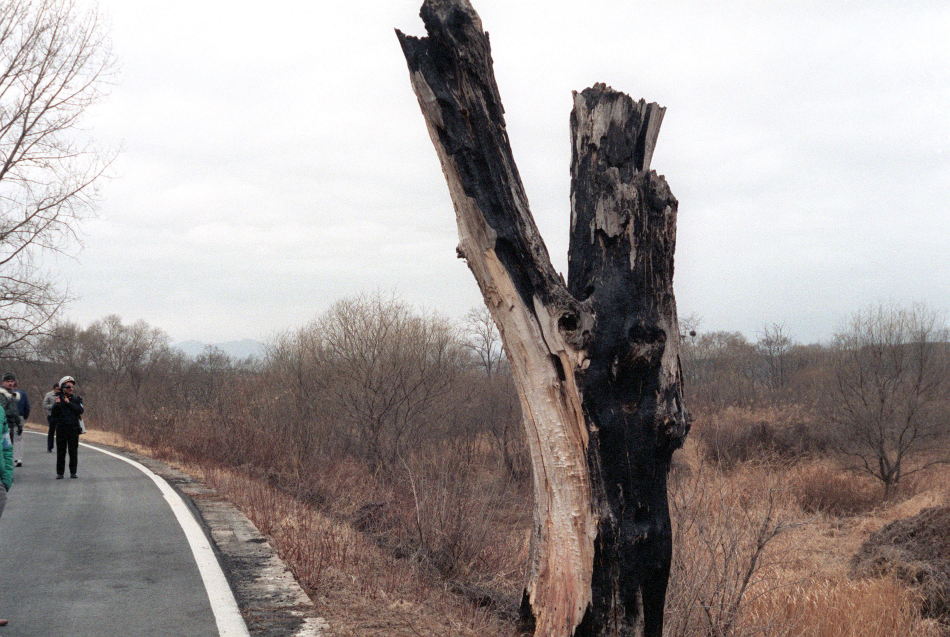
#> input picture learning-videos/shorts-experiments/paul-bunyan-1976/assets/raw_dmz_tree.jpg, 2850 x 1910 px, found by its file name (shown at 1/3 size); the run also reads 1 picture not shown here
$ python generate_assets.py
#> lines starting #> are read from the running program, lines starting #| are printed output that depends on the picture; after the words box and inside, x2 and y2 are one past the last pixel; in counts of white or black regions, pixels touching at a corner belong together
import os
import math
from PIL import Image, ImageDraw, ImageFont, ImageFilter

ASSET_DIR = "D:/PERSONAL PROJECT/IR-study-companion/learning-videos/shorts-experiments/paul-bunyan-1976/assets"
os.makedirs(ASSET_DIR, exist_ok=True)

def apply_90s_sticker_fx(base_img, outline_width=14, shadow_offset=(16, 16), shadow_blur=16, shadow_alpha=180):
    """Adds mandatory @90secondslab white contour outline and 135 deg soft shadow to an RGBA image."""
    pad = outline_width * 2 + 40
    w, h = base_img.size
    new_w = w + pad * 2
    new_h = h + pad * 2

    alpha = base_img.split()[3]

    # 1. Stroke mask via dilation
    stroke_mask = Image.new("L", (new_w, new_h), 0)
    for dx in range(-outline_width, outline_width + 1):
        for dy in range(-outline_width, outline_width + 1):
            if dx*dx + dy*dy <= outline_width * outline_width:
                stroke_mask.paste(alpha, (pad + dx, pad + dy), alpha)

    # 2. Soft Drop Shadow
    shadow_img = Image.new("RGBA", (new_w, new_h), (0, 0, 0, 0))
    shadow_mask = stroke_mask.filter(ImageFilter.GaussianBlur(shadow_blur))
    shadow_fill = Image.new("RGBA", (new_w, new_h), (8, 12, 20, shadow_alpha))
    shadow_img.paste(shadow_fill, shadow_offset, shadow_mask)

    # 3. Solid White Contour Stroke
    stroke_img = Image.new("RGBA", (new_w, new_h), (255, 255, 255, 255))

    # 4. Composite: Shadow -> White Stroke -> Original Object
    comp = Image.new("RGBA", (new_w, new_h), (0, 0, 0, 0))
    comp.alpha_composite(shadow_img)
    comp.paste(stroke_img, (0, 0), stroke_mask)
    comp.paste(base_img, (pad, pad), base_img)
    return comp

def draw_hook_ladder_sticker(text, bg_color, text_color, tilt=0):
    """Hook ladder block with 0-blur hard shadow per @90secondslab standard."""
#> called with text = 'THE DEADLIEST', bg_color = (12, 16, 24), text_color = (255, 230, 0), tilt = 2
    w, h = 880, 150
    img = Image.new("RGBA", (w, h), (0, 0, 0, 0))
#> img: PIL image 880x150 RGBA; every value is 0
    draw = ImageDraw.Draw(img)

    # 0-blur hard shadow offset (12px, 12px)
    draw.rounded_rectangle([18, 18, w - 18, h - 18], radius=16, fill=(10, 14, 22, 245))
    # Main block
    draw.rounded_rectangle([10, 10, w - 26, h - 26], radius=16, fill=bg_color)
    # White outline
    draw.rounded_rectangle([10, 10, w - 26, h - 26], radius=16, outline=(255, 255, 255), width=8)

    try:
        font = ImageFont.truetype("C:/Windows/Fonts/arialbd.ttf", 64)
    except:
        font = ImageFont.load_default()

    bbox = draw.textbbox((0, 0), text, font=font)
#> bbox = (-1, 12, 506, 61)
    tw, th = bbox[2] - bbox[0], bbox[3] - bbox[1]
#> tw = 507; th = 49
    tx = (w - 26 - tw) // 2 + 10
#> tx = 183
    ty = (h - 26 - th) // 2 + 4
#> ty = 41
    draw.text((tx, ty), text, font=font, fill=text_color)

    if tilt != 0:
        img = img.rotate(tilt, resample=Image.Resampling.BICUBIC, expand=True)
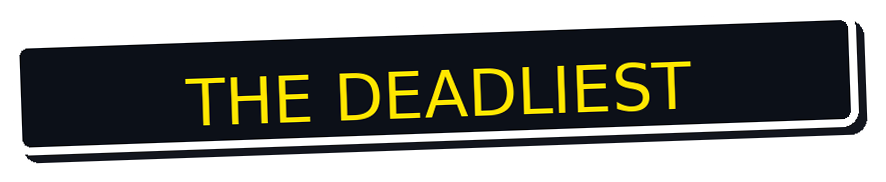
#> img: PIL image 886x182 RGBA; mean R, G, B, A 41.4, 42.4, 36.3, 164.7; transparent parts drawn white
#> call 2 of draw_hook_ladder_sticker, with text = 'TREE TRIMMING', bg_color = (193, 18, 31), text_color = (255, 255, 255), tilt = -3
#> in draw_hook_ladder_sticker (call 2), `bbox = draw.textbbox((0, 0), text, font=font)`: bbox = (-1, 12, 514, 61)
#> in draw_hook_ladder_sticker (call 2), `tw, th = bbox[2] - bbox[0], bbox[3] - bbox[1]`: tw = 515
#> in draw_hook_ladder_sticker (call 2), `tx = (w - 26 - tw) // 2 + 10`: tx = 179
#> in draw_hook_ladder_sticker (call 2), `img = img.rotate(tilt, resample=Image.Resampling.BICUBIC, expand=True)`:
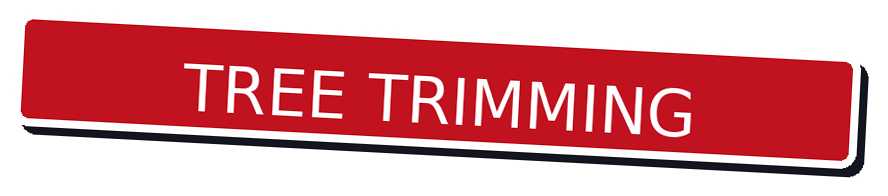
#> img: PIL image 888x196 RGBA; mean R, G, B, A 116.6, 41.9, 47.7, 152.6; transparent parts drawn white
    return img

def create_archival_photo_card(raw_photo_path, title_main, title_sub, stamp_text="DECLASSIFIED", accent_color=(200, 35, 40)):
    """Creates a tactile archival dossier card with photo, tape, stamp, and white stroke."""
#> called with title_main = 'DMZ POPLAR TREE (1976)', title_sub = 'OBJECT OF CONFLICT // JSA PANMUNJOM', stamp_text = 'EVIDENCE #01', accent_color = (180, 30, 30)
    w, h = 480, 620
    card = Image.new("RGBA", (w, h), (0, 0, 0, 0))
#> card: PIL image 480x620 RGBA; every value is 0
    draw = ImageDraw.Draw(card)

    # Aged dossier parchment card
    draw.rounded_rectangle([0, 0, w, h], radius=14, fill=(244, 240, 230, 255))

    # Load and crop photo
    if os.path.exists(raw_photo_path):
        photo = Image.open(raw_photo_path).convert("RGBA")
        target_pw, target_ph = 432, 450
        pratio = photo.width / photo.height
#> pratio = 1.49
        tratio = target_pw / target_ph
        if pratio > tratio:
            nh = target_ph
            nw = int(nh * pratio)
#> nw = 671
        else:
            nw = target_pw
            nh = int(nw / pratio)
        photo_res = photo.resize((nw, nh), Image.Resampling.LANCZOS)
        left = (nw - target_pw) // 2
#> left = 119
        top = (nh - target_ph) // 2
        photo_crop = photo_res.crop((left, top, left + target_pw, top + target_ph))
        card.paste(photo_crop, (24, 24))
    else:
        draw.rectangle([24, 24, 456, 474], fill=(50, 55, 65, 255))

    # Inner photo border
    draw.rectangle([24, 24, 456, 474], outline=(40, 45, 55, 160), width=2)

    # Red Declassified Stamp on photo corner
    draw.rounded_rectangle([32, 32, 220, 72], radius=6, fill=(185, 25, 30, 220))
    try:
        font_stamp = ImageFont.truetype("C:/Windows/Fonts/courbd.ttf", 22)
        font_name = ImageFont.truetype("C:/Windows/Fonts/arialbd.ttf", 28)
        font_sub = ImageFont.truetype("C:/Windows/Fonts/courbd.ttf", 20)
    except:
        font_stamp = ImageFont.load_default()
        font_name = ImageFont.load_default()
        font_sub = ImageFont.load_default()
    draw.text((44, 40), stamp_text, font=font_stamp, fill=(255, 255, 255))

    # Metadata labels
    draw.text((28, 492), title_main, font=font_name, fill=(18, 24, 38, 255))
    draw.text((28, 532), title_sub, font=font_sub, fill=accent_color)

    return apply_90s_sticker_fx(card, outline_width=12)
#> in apply_90s_sticker_fx, `stroke_mask = Image.new("L", (new_w, new_h), 0)`: stroke_mask: PIL image 608x748 L; every value is 0
#> in apply_90s_sticker_fx, `shadow_img = Image.new("RGBA", (new_w, new_h), (0, 0, 0, 0))`: shadow_img: PIL image 608x748 RGBA; every value is 0
#> in apply_90s_sticker_fx, `stroke_img = Image.new("RGBA", (new_w, new_h), (255, 255, 255, 255))`: stroke_img: PIL image 608x748 RGBA; every value is 255

def create_plane_cutout(raw_photo_path, label="B-52 STRATOFORTRESS"):
    """Extracts plane silhouette/cutout from photo and wraps in sticker contour."""
    # Load photo, crop to aircraft, create transparent cutout
    im = Image.open(raw_photo_path).convert("RGBA")
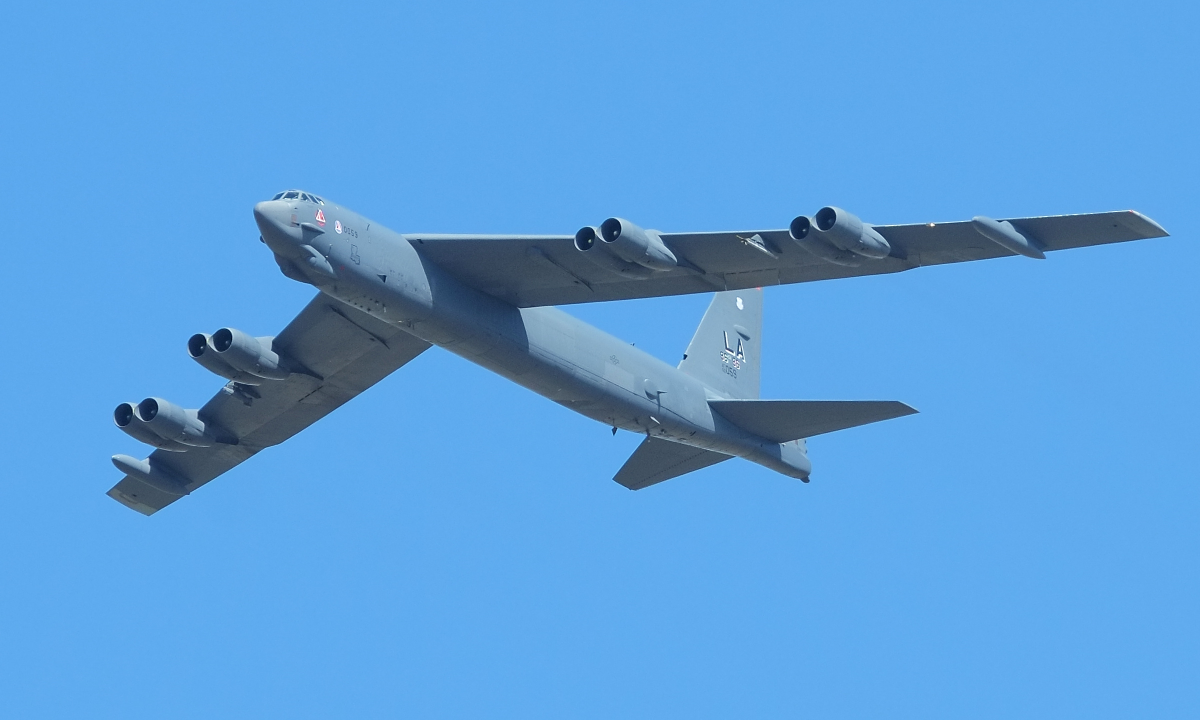
#> input picture learning-videos/shorts-experiments/paul-bunyan-1976/assets/raw_b52.jpg, 2400 x 1440 px, found by its file name (shown at 1/2 size)
    # Resize to workable width 700px
    ratio = 700 / im.width
#> ratio = 0.292
    im_res = im.resize((700, int(im.height * ratio)), Image.Resampling.LANCZOS)

    # For robust sticker without complex alpha thresholding, place in a sleek tactical cutout capsule
    card_w = 720
    card_h = int(im_res.height + 60)
#> card_h = 480
    cutout = Image.new("RGBA", (card_w, card_h), (0, 0, 0, 0))
#> cutout: PIL image 720x480 RGBA; every value is 0
    draw = ImageDraw.Draw(cutout)

    # Archival military plate backing
    draw.rounded_rectangle([0, 0, card_w, card_h], radius=16, fill=(22, 28, 38, 255))
    cutout.paste(im_res, (10, 10))
    draw.rounded_rectangle([10, 10, card_w - 10, card_h - 10], radius=12, outline=(255, 255, 255), width=3)

    # Tactical badge
    try:
        font_badge = ImageFont.truetype("C:/Windows/Fonts/arialbd.ttf", 26)
    except:
        font_badge = ImageFont.load_default()
    draw.text((24, card_h - 44), label, font=font_badge, fill=(245, 190, 40, 255))

    return apply_90s_sticker_fx(cutout, outline_width=14)
#> call 3 of apply_90s_sticker_fx, with outline_width = 14, shadow_offset = (16, 16), shadow_blur = 16, shadow_alpha = 180
#> in apply_90s_sticker_fx (call 3), `alpha = base_img.split()[3]`:
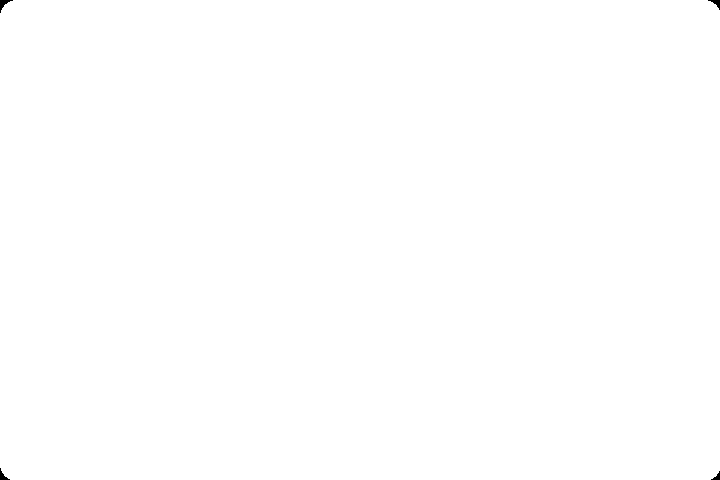
#> alpha: PIL image 720x480 L; 99.9% white; 4 black regions, box (x1, y1, x2, y2) and area: (0, 0, 13, 13) 61, (708, 0, 720, 10) 48, (0, 468, 10, 480) 48, (711, 471, 720, 480) 36
#> in apply_90s_sticker_fx (call 3), `stroke_mask = Image.new("L", (new_w, new_h), 0)`: stroke_mask: PIL image 856x616 L; every value is 0
#> after the loop in apply_90s_sticker_fx (call 3), `for dx in range(-outline_width, outline_width + 1):`:
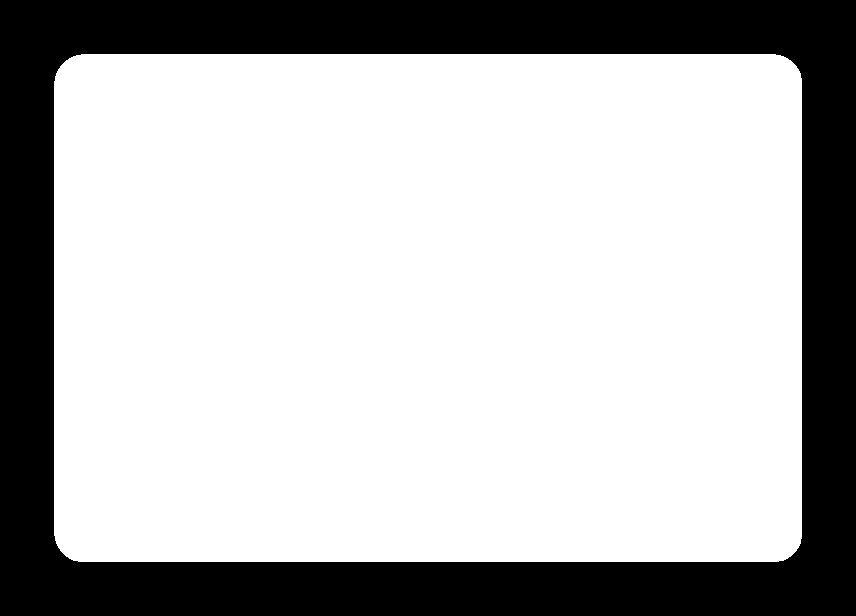
#> stroke_mask: PIL image 856x616 L; 71.9% white; 1 black region, box (x1, y1, x2, y2) and area: (0, 0, 856, 616) 148065
#> in apply_90s_sticker_fx (call 3), `shadow_img = Image.new("RGBA", (new_w, new_h), (0, 0, 0, 0))`: shadow_img: PIL image 856x616 RGBA; every value is 0
#> in apply_90s_sticker_fx (call 3), `stroke_img = Image.new("RGBA", (new_w, new_h), (255, 255, 255, 255))`: stroke_img: PIL image 856x616 RGBA; every value is 255

def create_carrier_cutout(raw_photo_path):
    return create_plane_cutout(raw_photo_path, label="USS MIDWAY (CV-41) BATTLE GROUP")

def create_f4_cutout(raw_photo_path):
    return create_plane_cutout(raw_photo_path, label="F-4E PHANTOM II // TACTICAL AIR COMMAND")
#> call 2 of create_plane_cutout, with label = 'F-4E PHANTOM II // TACTICAL AIR COMMAND'
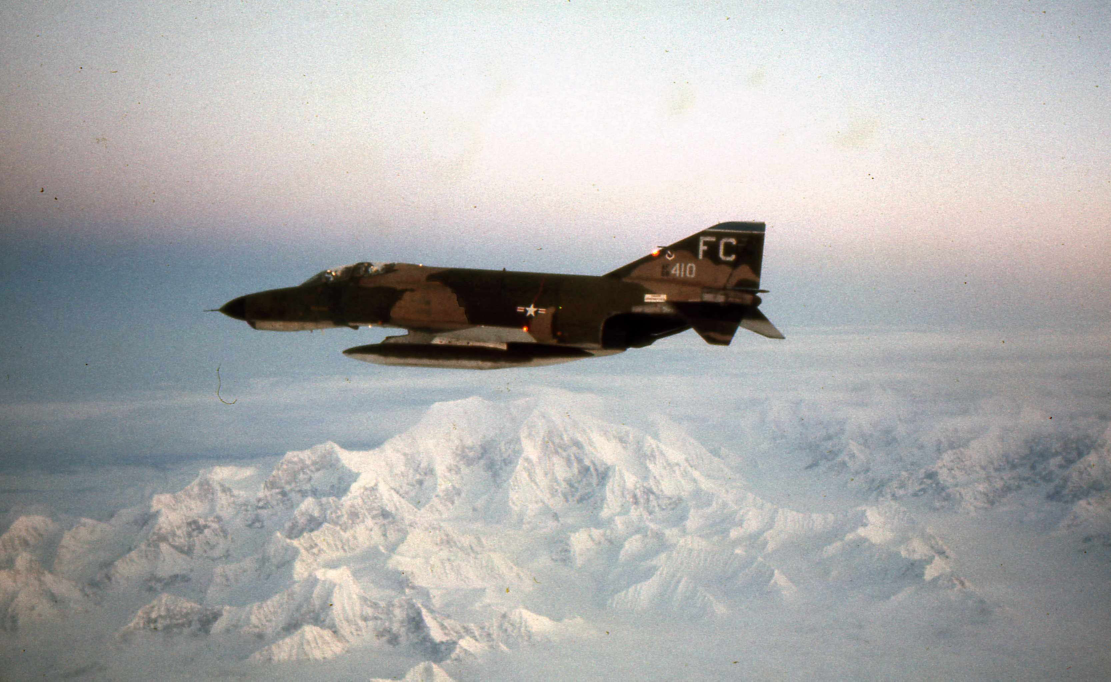
#> input picture learning-videos/shorts-experiments/paul-bunyan-1976/assets/raw_f4_phantom.jpg, 3332 x 2044 px, found by its file name (shown at 1/3 size)
#> in create_plane_cutout (call 2), `im_res = im.resize((700, int(im.height * ratio)), Image.Resampling.LAN..`:
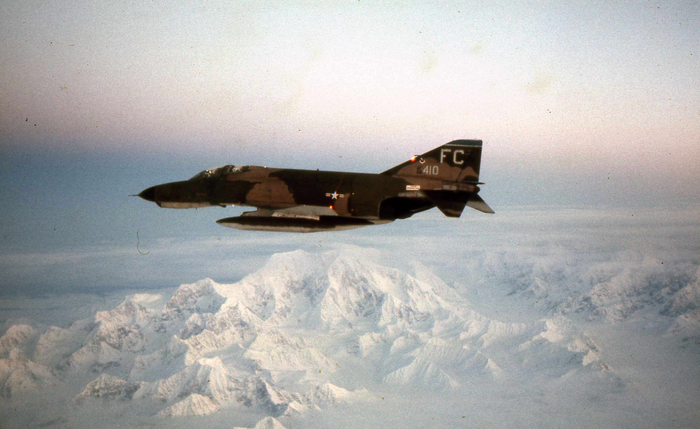
#> im_res: PIL image 700x429 RGBA; mean R, G, B, A 173.4, 173.2, 172.6, 255
#> in create_plane_cutout (call 2), `cutout = Image.new("RGBA", (card_w, card_h), (0, 0, 0, 0))`: cutout: PIL image 720x489 RGBA; every value is 0

# Stage 1: DMZ Concrete Bunker
def create_stage_dmz_bunker():
    img = Image.new("RGBA", (1080, 1920), (28, 32, 38, 255))
    draw = ImageDraw.Draw(img)
    # Concrete texture scanlines
    for y in range(0, 1920, 6):
        shade = int(32 + 8 * math.sin(y / 24.0))
        draw.line([(0, y), (1080, y)], fill=(shade, shade + 2, shade + 4, 255))
    # Sandbag bunker ledge at bottom
    draw.rectangle([0, 1400, 1080, 1920], fill=(62, 54, 42, 255))
    # Barbed wire line & observation slot
    draw.rectangle([60, 260, 1020, 1380], fill=(16, 20, 26, 255))
    draw.rectangle([80, 280, 1000, 1360], fill=(22, 26, 34, 255))
    # Caution diagonal hazard stripe
    for i in range(0, 1080, 60):
        draw.polygon([(i, 260), (i + 30, 260), (i - 10, 290), (i - 40, 290)], fill=(220, 180, 20, 220))
    return img

# Stage 2: Pentagon War Room Green Table
def create_stage_pentagon():
    img = Image.new("RGBA", (1080, 1920), (14, 28, 22, 255))
    draw = ImageDraw.Draw(img)
    # Tactical grid
    for x in range(0, 1080, 80):
        draw.line([(x, 0), (x, 1920)], fill=(22, 45, 34, 255), width=1)
    for y in range(0, 1920, 80):
        draw.line([(0, y), (1080, y)], fill=(22, 45, 34, 255), width=1)
    # Large center tactical map board
    draw.rounded_rectangle([60, 250, 1020, 1690], radius=20, fill=(240, 235, 220, 255))
    draw.rounded_rectangle([75, 265, 1005, 1675], radius=14, fill=(246, 242, 232, 255))
    draw.rectangle([100, 290, 980, 340], fill=(185, 25, 30, 230))
    try:
        font_h = ImageFont.truetype("C:/Windows/Fonts/arialbd.ttf", 30)
    except:
        font_h = ImageFont.load_default()
    draw.text((120, 298), "WAR ROOM BRIEFING: OPERATION PAUL BUNYAN (1976)", font=font_h, fill=(255, 255, 255))
    return img

# Stage 3: USS Midway Carrier Flight Deck
def create_stage_carrier_deck():
    img = Image.new("RGBA", (1080, 1920), (18, 24, 34, 255))
    draw = ImageDraw.Draw(img)
    # Steel flight deck non-skid plate texture
    for y in range(0, 1920, 8):
        shade = int(24 + 6 * math.sin(y / 18.0))
        draw.line([(0, y), (1080, y)], fill=(shade, shade + 3, shade + 6, 255))
    # Runway yellow and white catapult guidance lines
    draw.line([(540, 0), (540, 1920)], fill=(245, 205, 40, 220), width=14)
    draw.line([(480, 0), (480, 1920)], fill=(255, 255, 255, 160), width=6)
    draw.line([(600, 0), (600, 1920)], fill=(255, 255, 255, 160), width=6)
    return img

# Stage 4: DMZ Demarcation Line Gravel
def create_stage_dmz_gravel():
    img = Image.new("RGBA", (1080, 1920), (32, 34, 38, 255))
    draw = ImageDraw.Draw(img)
    # Gravel grain pattern
    for y in range(0, 1920, 10):
        shade = int(36 + 10 * math.cos(y / 28.0))
        draw.line([(0, y), (1080, y)], fill=(shade, shade, shade, 255))
    # Military Demarcation Line (MDL) concrete curb marker
    draw.rectangle([510, 0, 570, 1920], fill=(160, 165, 175, 255))
    draw.rectangle([514, 0, 566, 1920], fill=(210, 215, 225, 255))
    return img

print("Generating Hook Ladder stickers...")
h1 = draw_hook_ladder_sticker("THE DEADLIEST", bg_color=(12, 16, 24), text_color=(255, 230, 0), tilt=2)
h1.save(os.path.join(ASSET_DIR, "hook1_deadliest.png"))

h2 = draw_hook_ladder_sticker("TREE TRIMMING", bg_color=(193, 18, 31), text_color=(255, 255, 255), tilt=-3)
h2.save(os.path.join(ASSET_DIR, "hook2_tree_trimming.png"))

h3 = draw_hook_ladder_sticker("IN HISTORY", bg_color=(245, 245, 245), text_color=(12, 16, 24), tilt=3)
h3.save(os.path.join(ASSET_DIR, "hook3_in_history.png"))

print("Generating Archival Cards & Cutouts...")
tree_card = create_archival_photo_card(
    os.path.join(ASSET_DIR, "raw_dmz_tree.jpg"),
    "DMZ POPLAR TREE (1976)",
    "OBJECT OF CONFLICT // JSA PANMUNJOM",
    stamp_text="EVIDENCE #01",
    accent_color=(180, 30, 30)
)
tree_card.save(os.path.join(ASSET_DIR, "sticker_dmz_tree.png"))

ford_card = create_archival_photo_card(
    os.path.join(ASSET_DIR, "raw_gerald_ford.jpg"),
    "PRESIDENT GERALD FORD",
    "COMMANDER-IN-CHIEF // RETALIATION ORDER",
    stamp_text="ORDER SIGNED",
    accent_color=(20, 60, 140)
)
ford_card.save(os.path.join(ASSET_DIR, "sticker_gerald_ford.png"))

b52_cutout = create_plane_cutout(os.path.join(ASSET_DIR, "raw_b52.jpg"), label="B-52 STRATOFORTRESS // 3 ARMED ON-STATION")
b52_cutout.save(os.path.join(ASSET_DIR, "sticker_b52.png"))

f4_cutout = create_f4_cutout(os.path.join(ASSET_DIR, "raw_f4_phantom.jpg"))
f4_cutout.save(os.path.join(ASSET_DIR, "sticker_f4_phantom.png"))

midway_cutout = create_carrier_cutout(os.path.join(ASSET_DIR, "raw_uss_midway.jpg"))
midway_cutout.save(os.path.join(ASSET_DIR, "sticker_uss_midway.png"))

print("Generating 4 Adaptive Stages...")
stage1 = create_stage_dmz_bunker()
stage1.save(os.path.join(ASSET_DIR, "stage_1_dmz_bunker.png"))

stage2 = create_stage_pentagon()
stage2.save(os.path.join(ASSET_DIR, "stage_2_pentagon.png"))

stage3 = create_stage_carrier_deck()
stage3.save(os.path.join(ASSET_DIR, "stage_3_carrier_deck.png"))

stage4 = create_stage_dmz_gravel()
stage4.save(os.path.join(ASSET_DIR, "stage_4_dmz_gravel.png"))

print("All visual assets created successfully!")
